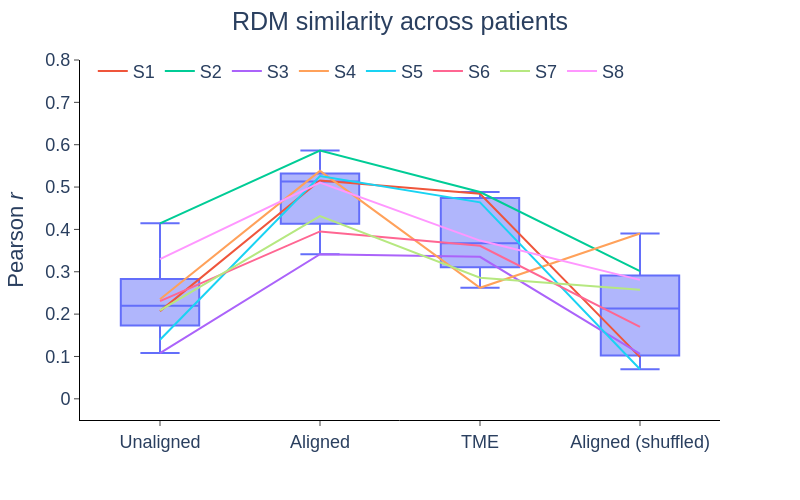

Notebook cell for this chart:
### Code cell
# fig_df = rsa_df_long_mean[rsa_df_long_mean['Condition'] != 'Aligned (shuffled)']
# fig_df = rsa_df_long_mean
fig_df = rsa_df_long_combined

fig = px.line(fig_df, x='Condition', y="RDM correlation", color='Patient', width=800, height=500, color_discrete_sequence=px.colors.qualitative.Plotly[1:])
fig.add_traces(px.box(fig_df, x='Condition', y="RDM correlation").data)
fig.update_layout(
    plot_bgcolor='white',
    legend=dict(
        orientation='h',
        yanchor='top',
        y=1.02,
        xanchor='left',
        x=0.02,
        title_text=''
    ),
    title_text=f'RDM similarity across patients',
    title_x=0.5,
    font=dict(size=18, family='Arial')
)
fig.update_xaxes(
    title='',
    mirror=False,
    ticks='outside',
    showline=True,
    linecolor='black',
    showgrid=False,
)
fig.update_yaxes(
    title='Pearson <i>r</i>',
    mirror=False,
    ticks='outside',
    showline=True,
    linecolor='black',
    showgrid=False,
    range=[-0.05, 0.8]
)

# fig.write_image(r"C:\Users\zms14\Box\CoganLab\Papers\2025\cross-patient-speech-decoding\figures\supp\RSA_TME\crossPt_RSA_articSeq_TME_shuffleNull.svg")
fig.show()

### Figure 1 — Plotly figure (JSON) as saved in the notebook; plotly's stock layout.template omitted (floating-point values rounded to 4 significant figures)
{"data": [{"hovertemplate": "Patient=S1<br>Condition=%{x}<br>RDM correlation=%{y}<extra></extra>", "legendgroup": "S1", "line": {"color": "#EF553B", "dash": "solid"}, "marker": {"symbol": "circle"}, "mode": "lines", "name": "S1", "orientation": "v", "showlegend": true, "type": "scatter", "x": ["Unaligned", "Aligned", "TME", "Aligned (shuffled)"], "xaxis": "x", "y": [0.2071, 0.5157, 0.4841, 0.09856], "yaxis": "y"}, {"hovertemplate": "Patient=S2<br>Condition=%{x}<br>RDM correlation=%{y}<extra></extra>", "legendgroup": "S2", "line": {"color": "#00CC96", "dash": "solid"}, "marker": {"symbol": "circle"}, "mode": "lines", "name": "S2", "orientation": "v", "showlegend": true, "type": "scatter", "x": ["Unaligned", "Aligned", "TME", "Aligned (shuffled)"], "xaxis": "x", "y": [0.4143, 0.5864, 0.4882, 0.3013], "yaxis": "y"}, {"hovertemplate": "Patient=S3<br>Condition=%{x}<br>RDM correlation=%{y}<extra></extra>", "legendgroup": "S3", "line": {"color": "#AB63FA", "dash": "solid"}, "marker": {"symbol": "circle"}, "mode": "lines", "name": "S3", "orientation": "v", "showlegend": true, "type": "scatter", "x": ["Unaligned", "Aligned", "TME", "Aligned (shuffled)"], "xaxis": "x", "y": [0.1079, 0.3416, 0.3352, 0.1062], "yaxis": "y"}, {"hovertemplate": "Patient=S4<br>Condition=%{x}<br>RDM correlation=%{y}<extra></extra>", "legendgroup": "S4", "line": {"color": "#FFA15A", "dash": "solid"}, "marker": {"symbol": "circle"}, "mode": "lines", "name": "S4", "orientation": "v", "showlegend": true, "type": "scatter", "x": ["Unaligned", "Aligned", "TME", "Aligned (shuffled)"], "xaxis": "x", "y": [0.2353, 0.5382, 0.2622, 0.3902], "yaxis": "y"}, {"hovertemplate": "Patient=S5<br>Condition=%{x}<br>RDM correlation=%{y}<extra></extra>", "legendgroup": "S5", "line": {"color": "#19D3F3", "dash": "solid"}, "marker": {"symbol": "circle"}, "mode": "lines", "name": "S5", "orientation": "v", "showlegend": true, "type": "scatter", "x": ["Unaligned", "Aligned", "TME", "Aligned (shuffled)"], "xaxis": "x", "y": [0.1394, 0.5261, 0.4639, 0.06972], "yaxis": "y"}, {"hovertemplate": "Patient=S6<br>Condition=%{x}<br>RDM correlation=%{y}<extra></extra>", "legendgroup": "S6", "line": {"color": "#FF6692", "dash": "solid"}, "marker": {"symbol": "circle"}, "mode": "lines", "name": "S6", "orientation": "v", "showlegend": true, "type": "scatter", "x": ["Unaligned", "Aligned", "TME", "Aligned (shuffled)"], "xaxis": "x", "y": [0.2308, 0.3952, 0.3613, 0.1697], "yaxis": "y"}, {"hovertemplate": "Patient=S7<br>Condition=%{x}<br>RDM correlation=%{y}<extra></extra>", "legendgroup": "S7", "line": {"color": "#B6E880", "dash": "solid"}, "marker": {"symbol": "circle"}, "mode": "lines", "name": "S7", "orientation": "v", "showlegend": true, "type": "scatter", "x": ["Unaligned", "Aligned", "TME", "Aligned (shuffled)"], "xaxis": "x", "y": [0.2088, 0.4315, 0.2861, 0.2573], "yaxis": "y"}, {"hovertemplate": "Patient=S8<br>Condition=%{x}<br>RDM correlation=%{y}<extra></extra>", "legendgroup": "S8", "line": {"color": "#FF97FF", "dash": "solid"}, "marker": {"symbol": "circle"}, "mode": "lines", "name": "S8", "orientation": "v", "showlegend": true, "type": "scatter", "x": ["Unaligned", "Aligned", "TME", "Aligned (shuffled)"], "xaxis": "x", "y": [0.3301, 0.5107, 0.3736, 0.2809], "yaxis": "y"}, {"alignmentgroup": "True", "hovertemplate": "Condition=%{x}<br>RDM correlation=%{y}<extra></extra>", "legendgroup": "", "marker": {"color": "#636efa"}, "name": "", "notched": false, "offsetgroup": "", "orientation": "v", "showlegend": false, "type": "box", "x": ["Unaligned", "Unaligned", "Unaligned", "Unaligned", "Unaligned", "Unaligned", "Unaligned", "Unaligned", "Aligned", "Aligned", "Aligned", "Aligned", "Aligned", "Aligned", "Aligned", "Aligned", "TME", "TME", "TME", "TME", "TME", "TME", "TME", "TME", "Aligned (shuffled)", "Aligned (shuffled)", "Aligned (shuffled)", "Aligned (shuffled)", "Aligned (shuffled)", "Aligned (shuffled)", "Aligned (shuffled)", "Aligned (shuffled)"], "x0": " ", "xaxis": "x", "y": [0.2071, 0.4143, 0.1079, 0.2353, 0.1394, 0.2308, 0.2088, 0.3301, 0.5157, 0.5864, 0.3416, 0.5382, 0.5261, 0.3952, 0.4315, 0.5107, 0.4841, 0.4882, 0.3352, 0.2622, 0.4639, 0.3613, 0.2861, 0.3736, 0.09856, 0.3013, 0.1062, 0.3902, 0.06972, 0.1697, 0.2573, 0.2809], "y0": " ", "yaxis": "y"}], "layout": {"font": {"family": "Arial", "size": 18}, "height": 500, "legend": {"orientation": "h", "title": {"text": ""}, "tracegroupgap": 0, "x": 0.02, "xanchor": "left", "y": 1.02, "yanchor": "top"}, "margin": {"t": 60}, "plot_bgcolor": "white", "title": {"text": "RDM similarity across patients", "x": 0.5}, "width": 800, "xaxis": {"anchor": "y", "domain": [0, 1], "linecolor": "black", "mirror": false, "showgrid": false, "showline": true, "ticks": "outside", "title": {"text": ""}}, "yaxis": {"anchor": "x", "domain": [0, 1], "linecolor": "black", "mirror": false, "range": [-0.05, 0.8], "showgrid": false, "showline": true, "ticks": "outside", "title": {"text": "Pearson <i>r</i>"}}}}
